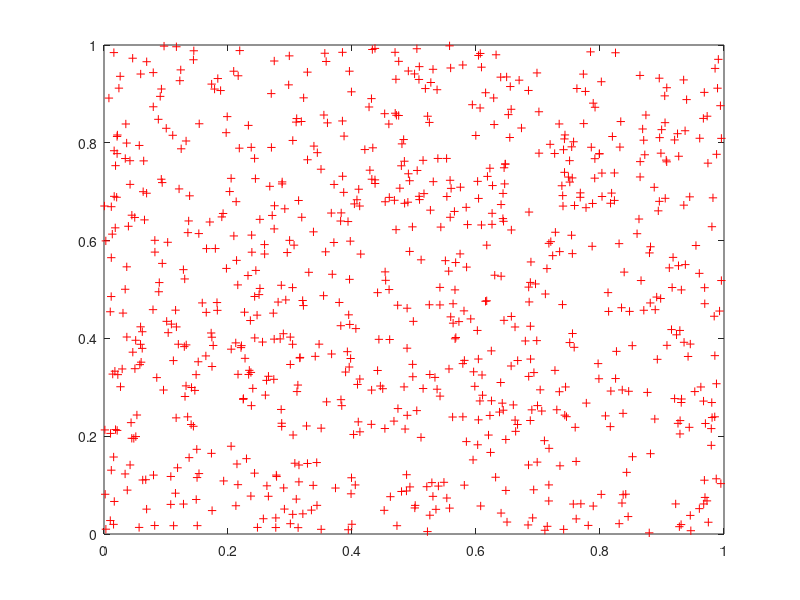

Write MATLAB code to recreate this figure. (Note: this script raises an error after producing the figure.)
D = rand(2, 800);

figure(1)
plot(D(1, :), D(2, :), '+r')


net = selforgmap([5, 6]);
net = configure(net, D);

figure(2)
plotsompos(net)

net.trainParam.epochs = 10;
net = train(net, D);

figure(3)
plotsompos(net)

